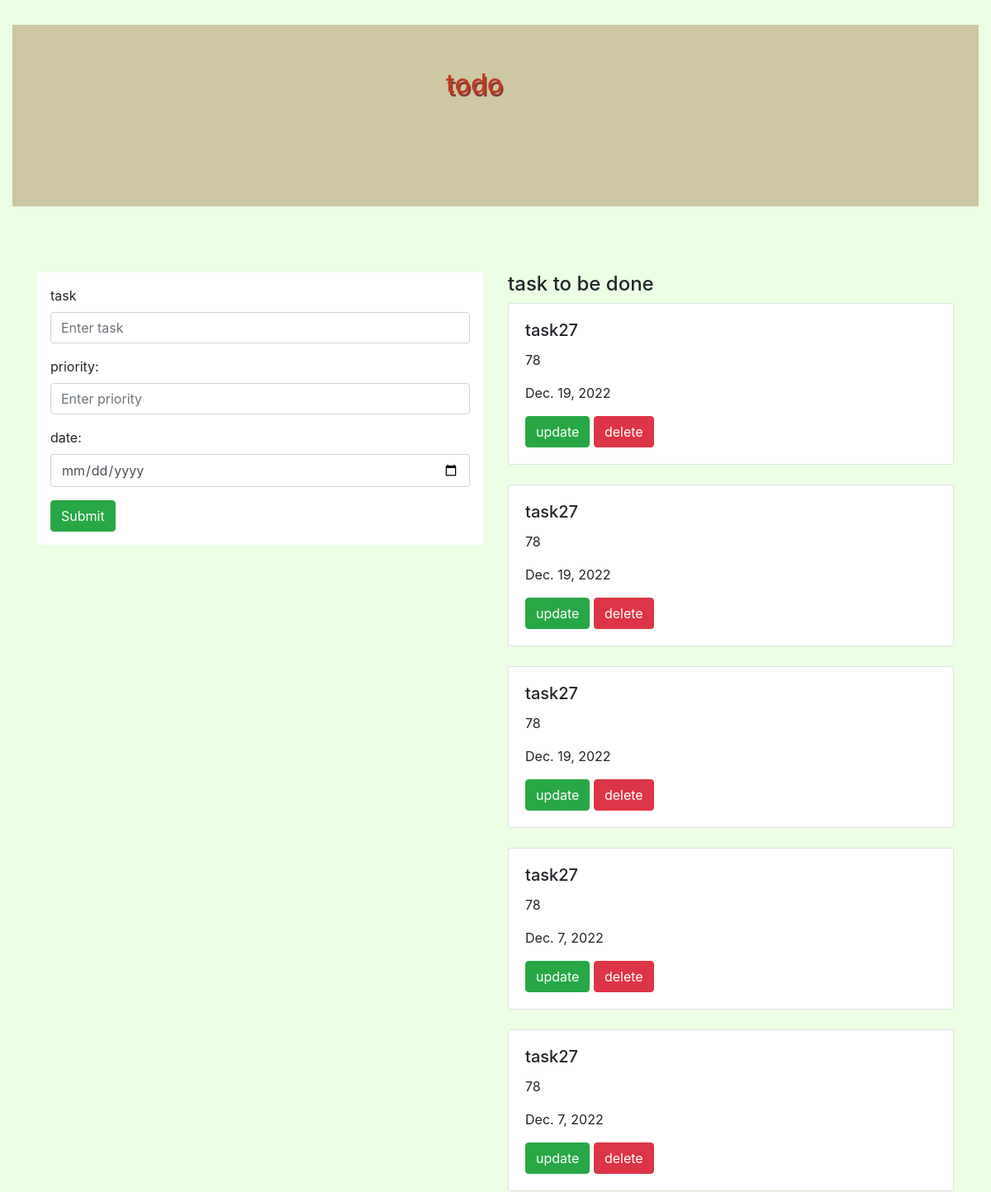
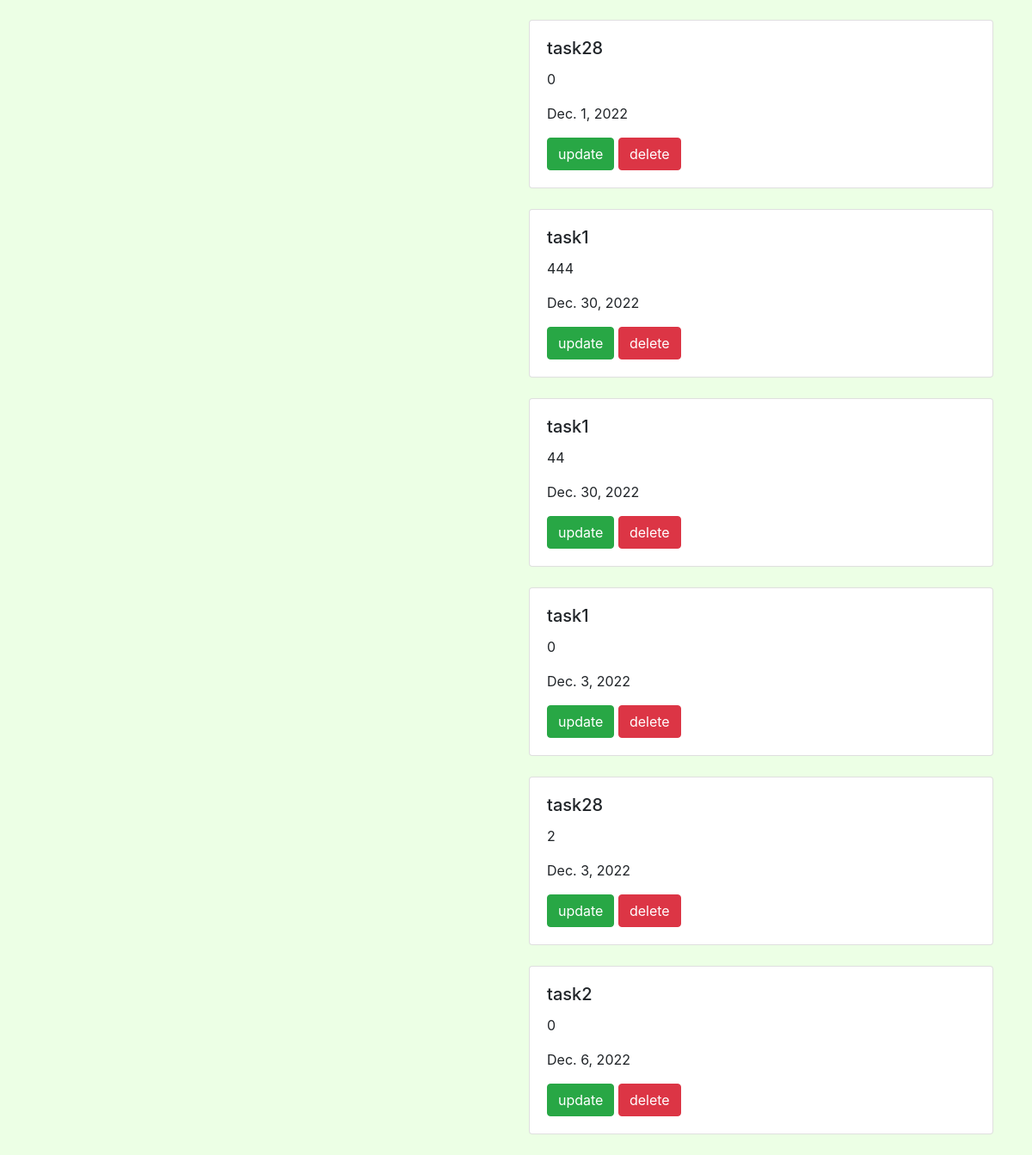
The page / on the database its author committed (2 pictures, top to bottom).
### todoapp/models.py (models this page shows)
class Task(models.Model):
    task=models.CharField(max_length=50)
    priority=models.IntegerField()
    date=models.DateField()

### todoapp/views.py (the view)
# urls.py: path('',views.add,name='add'),
def add(request):
    task1=Task.objects.all()
    if request.method=='POST':
        name=request.POST.get('task')
        priority=request.POST.get('priority')
        date=request.POST.get('date')
        tas=Task(task=name,priority=priority,date=date)
        tas.save()
    return render(request,'add.html',{'task1':task1})

### templates/add.html (shortened to what this page needs)
{% extends 'base.html' %}
{% block content %}
<div class="container-fluid">
  <div class="row">
    <div class="col-md-12">
      <div class="banner">
        <div class="banner-text">
          <h2>todo</h2>
        </div>
      </div>
    </div>
  </div>
</div>
<div class="container">
  <div class="row">
    <div class="col-md-6">
  <form method="POST" class="shadow-sm p-3 mb-5 bg-white rounded">
    <div class="form-group">
      <label >task</label>
        <input type="text" class="form-control" class="text-success" placeholder="Enter task" name="task">
    </div>
    <div class="form-group">
      <label>priority:</label>
        <input type="number" class="form-control" placeholder="Enter priority" name="priority">
    </div>
    <div class="form-group">
      <label>date:</label>
        <input type="date" class="form-control" name="date">
    </div>
        <button type="submit" class="btn btn-success">Submit</button>
  </form>
</div>
<div class="col-md-6">
  <h4>task to be done</h4>
  {% for i in task1 %}
  <div class="shadow card">
    <div class="card-body">
      <h5 class="card-title">{{i.task}}</h5>
      <p class="card-text">{{i.priority}}</p>
      <p class="card-text">{{i.date}}</p>
      <a href="{% url 'edit' i.id %}" class="btn btn-success">update</a>
      <a href="{% url 'delete' i.id %}" class="btn btn-danger">delete</a>
    </div>
  </div>
<br>
{% endfor %}
</div>
</div>
</div>
{% endblock %}

### templates/base.html (shortened to what this page needs)
{% load static %}
<!DOCTYPE html>
<html lang="en">
<head>
  <link rel="stylesheet" href="https://cdn.jsdelivr.net/npm/bootstrap@4.0.0/dist/css/bootstrap.min.css">
  <link rel="stylesheet" href="{% static 'style.css' %}">
</head>
<body style="background-color: #ecffe5">
{% block content %}
{% endblock %}
</body>
</html>

### static/style.css (style rules this page uses)
.banner { background-color: rgb(205, 199, 162); height: 220px; width: 100%; margin-bottom: 80px; margin-top: 30px; }
.banner-text { top: 25%; left: 45%; position: absolute; transform: transform; }
h2 { color: rgb(186, 61, 33); text-shadow: 2px 4px rgb(142, 57, 57); }

### rows shown on the page
Task: task "task27", priority "78", date "Dec. 19, 2022"
Task: task "task27", priority "78", date "Dec. 19, 2022"
Task: task "task27", priority "78", date "Dec. 19, 2022"
Task: task "task27", priority "78", date "Dec. 7, 2022"
Task: task "task27", priority "78", date "Dec. 7, 2022"
Task: task "task28", priority "0", date "Dec. 1, 2022"
Task: task "task1", priority "444", date "Dec. 30, 2022"
Task: task "task1", priority "44", date "Dec. 30, 2022"
Task: task "task1", priority "0", date "Dec. 3, 2022"
Task: task "task28", priority "2", date "Dec. 3, 2022"
Task: task "task2", priority "0", date "Dec. 6, 2022"
